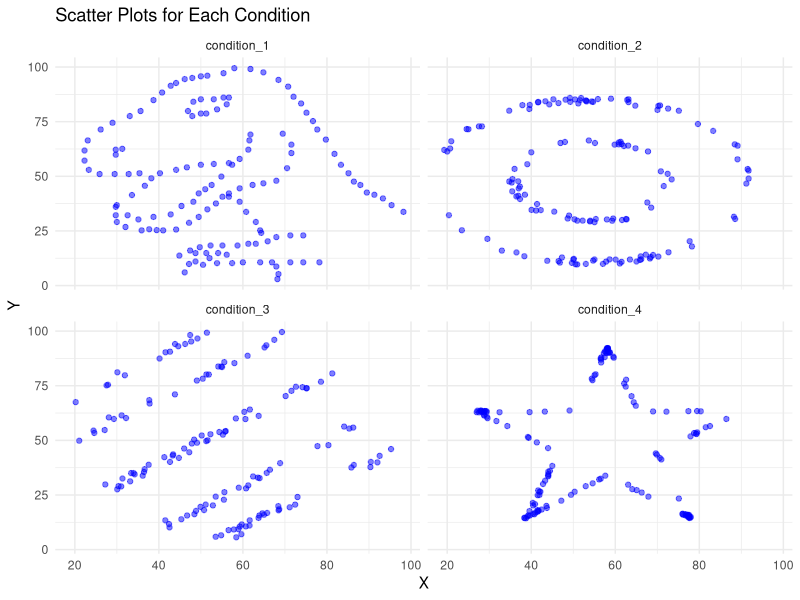

The R source for this figure:
## ---- chunk 1
read.csv("assignment_dataVis_dataset.csv")
dataset <- read.csv("assignment_dataVis_dataset.csv")

dataset$condition <- as.factor(dataset$condition)

# Subset the dataset for condition_1
condition_1_data <- subset(dataset, condition == "condition_1")
condition_2_data <- subset(dataset, condition == "condition_2")
condition_3_data <- subset(dataset, condition == "condition_3")
condition_4_data <- subset(dataset, condition == "condition_4")

## ---- chunk 2
# Compute mean and SD for x and y in condition_1
mean_x_condition1 <- mean(condition_1_data$x, na.rm = TRUE)
sd_x_condition1 <- sd(condition_1_data$x, na.rm = TRUE)

mean_y_condition1 <- mean(condition_1_data$y, na.rm = TRUE)
sd_y_condition1 <- sd(condition_1_data$y, na.rm = TRUE)

# Compute mean and SD for x and y in condition_2
mean_x_condition2 <- mean(condition_2_data$x, na.rm = TRUE)
sd_x_condition2 <- sd(condition_2_data$x, na.rm = TRUE)

mean_y_condition2 <- mean(condition_2_data$y, na.rm = TRUE)
sd_y_condition2 <- sd(condition_2_data$y, na.rm = TRUE)

# Compute mean and SD for x and y in condition_3
mean_x_condition3 <- mean(condition_3_data$x, na.rm = TRUE)
sd_x_condition3 <- sd(condition_3_data$x, na.rm = TRUE)

mean_y_condition3 <- mean(condition_3_data$y, na.rm = TRUE)
sd_y_condition3 <- sd(condition_3_data$y, na.rm = TRUE)

# Compute mean and SD for x and y in condition_4
mean_x_condition4 <- mean(condition_4_data$x, na.rm = TRUE)
sd_x_condition4 <- sd(condition_4_data$x, na.rm = TRUE)

mean_y_condition4 <- mean(condition_4_data$y, na.rm = TRUE)
sd_y_condition4 <- sd(condition_4_data$y, na.rm = TRUE)
## ---- chunk 3
# Create a summary table
summary_table <- data.frame(
  Condition = c("Condition 1", "Condition 2", "Condition 3", "Condition 4"),
  Mean_X = c(mean(condition_1_data$x, na.rm = TRUE),
             mean(condition_2_data$x, na.rm = TRUE),
             mean(condition_3_data$x, na.rm = TRUE),
             mean(condition_4_data$x, na.rm = TRUE)),
  SD_X = c(sd(condition_1_data$x, na.rm = TRUE),
           sd(condition_2_data$x, na.rm = TRUE),
           sd(condition_3_data$x, na.rm = TRUE),
           sd(condition_4_data$x, na.rm = TRUE)),
  Mean_Y = c(mean(condition_1_data$y, na.rm = TRUE),
             mean(condition_2_data$y, na.rm = TRUE),
             mean(condition_3_data$y, na.rm = TRUE),
             mean(condition_4_data$y, na.rm = TRUE)),
  SD_Y = c(sd(condition_1_data$y, na.rm = TRUE),
           sd(condition_2_data$y, na.rm = TRUE),
           sd(condition_3_data$y, na.rm = TRUE),
           sd(condition_4_data$y, na.rm = TRUE))
)
# Print the table
print(summary_table)
## ---- chunk 4

# Load dataset from your provided path
data <- read.csv("assignment_dataVis_dataset.csv")

## Load required library
library(ggplot2)

# Ensure condition is treated as a factor
data$condition <- as.factor(data$condition)

# Scatter plot with facet wrap for each condition
ggplot(data, aes(x = x, y = y)) +
  geom_point(alpha = 0.5, color = "blue") +  # Add points with some transparency
  facet_wrap(~ condition) +  # Create separate plots for each condition
  labs(title = "Scatter Plots for Each Condition", x = "X", y = "Y") +
  theme_minimal()

